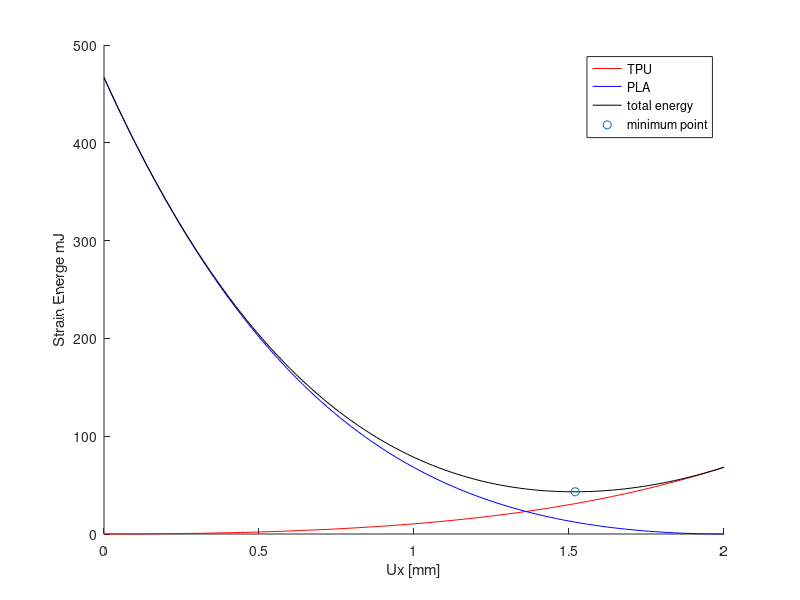
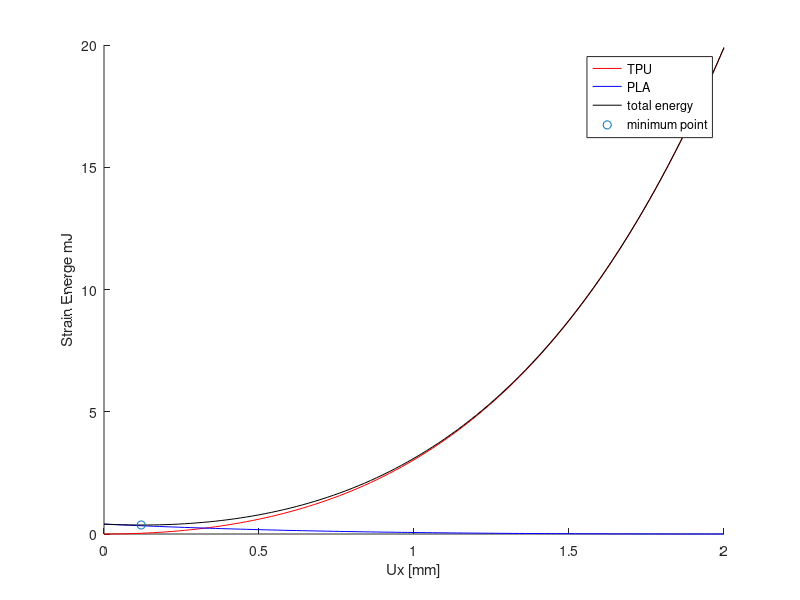
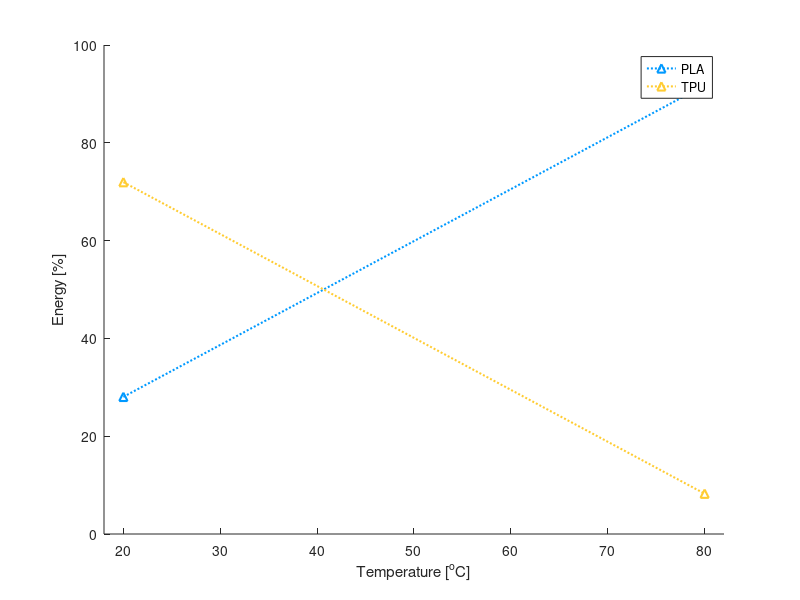
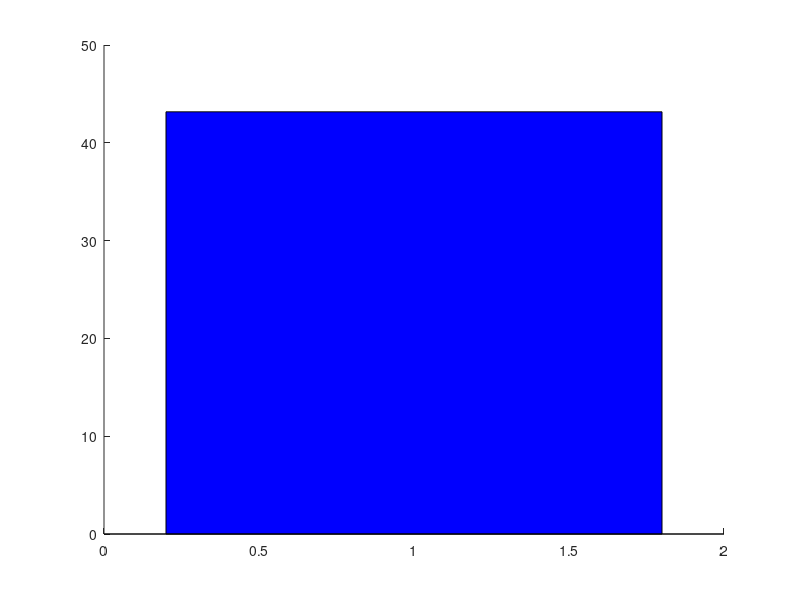

The MATLAB script that drew these images, in order:
clear
clc

SquareMode1TPU=[0,0;0.0200000000000000,0.00279988000000000;0.0400000000000000,0.0112693000000000;0.0600000000000000,0.0255165000000000;0.0800000000000000,0.0456544000000000;0.100000000000000,0.0718008000000000;0.120000000000000,0.104078000000000;0.140000000000000,0.142615000000000;0.160000000000000,0.187543000000000;0.180000000000000,0.238999000000000;0.200000000000000,0.297127000000000;0.220000000000000,0.362075000000000;0.240000000000000,0.433995000000000;0.260000000000000,0.513045000000000;0.280000000000000,0.599390000000000;0.300000000000000,0.693197000000000;0.320000000000000,0.794642000000000;0.340000000000000,0.903904000000000;0.360000000000000,1.02117000000000;0.380000000000000,1.14663000000000;0.400000000000000,1.28047000000000;0.420000000000000,1.42291000000000;0.440000000000000,1.57415000000000;0.460000000000000,1.73440000000000;0.480000000000000,1.90389000000000;0.500000000000000,2.08283000000000;0.520000000000000,2.27146000000000;0.540000000000000,2.47002000000000;0.560000000000000,2.67876000000000;0.580000000000000,2.89791000000000;0.600000000000000,3.12774000000000;0.620000000000000,3.36850000000000;0.640000000000000,3.62047000000000;0.660000000000000,3.88393000000000;0.680000000000000,4.15914000000000;0.700000000000000,4.44640000000000;0.720000000000000,4.74601000000000;0.740000000000000,5.05826000000000;0.760000000000000,5.38346000000000;0.780000000000000,5.72193000000000;0.800000000000000,6.07397000000000;0.820000000000000,6.43993000000000;0.840000000000000,6.82014000000000;0.860000000000000,7.21492000000000;0.880000000000000,7.62464000000000;0.900000000000000,8.04965000000000;0.920000000000000,8.49030000000000;0.940000000000000,8.94696000000000;0.960000000000000,9.42002000000000;0.980000000000000,9.90984000000000;1,10.4168000000000;1.02000000000000,10.9414000000000;1.04000000000000,11.4839000000000;1.06000000000000,12.0447000000000;1.08000000000000,12.6244000000000;1.10000000000000,13.2232000000000;1.12000000000000,13.8417000000000;1.14000000000000,14.4803000000000;1.16000000000000,15.1393000000000;1.18000000000000,15.8194000000000;1.20000000000000,16.5209000000000;1.22000000000000,17.2443000000000;1.24000000000000,17.9900000000000;1.26000000000000,18.7586000000000;1.28000000000000,19.5506000000000;1.30000000000000,20.3664000000000;1.32000000000000,21.2065000000000;1.34000000000000,22.0714000000000;1.36000000000000,22.9617000000000;1.38000000000000,23.8779000000000;1.40000000000000,24.8205000000000;1.42000000000000,25.7901000000000;1.44000000000000,26.7871000000000;1.46000000000000,27.8122000000000;1.48000000000000,28.8658000000000;1.50000000000000,29.9486000000000;1.52000000000000,31.0612000000000;1.54000000000000,32.2040000000000;1.56000000000000,33.3777000000000;1.58000000000000,34.5829000000000;1.60000000000000,35.8202000000000;1.62000000000000,37.0901000000000;1.64000000000000,38.3933000000000;1.66000000000000,39.7304000000000;1.68000000000000,41.1020000000000;1.70000000000000,42.5088000000000;1.72000000000000,43.9513000000000;1.74000000000000,45.4302000000000;1.76000000000000,46.9461000000000;1.78000000000000,48.4998000000000;1.80000000000000,50.0917000000000;1.82000000000000,51.7227000000000;1.84000000000000,53.3934000000000;1.86000000000000,55.1044000000000;1.88000000000000,56.8564000000000;1.90000000000000,58.6501000000000;1.92000000000000,60.4862000000000;1.94000000000000,62.3653000000000;1.96000000000000,64.2882000000000;1.98000000000000,66.2556000000000;2,68.2681000000000];
SquareMode1PLA=[0,0;0.0200000000000000,0.0183140000000000;0.0400000000000000,0.0734979000000000;0.0600000000000000,0.165962000000000;0.0800000000000000,0.296181000000000;0.100000000000000,0.464691000000000;0.120000000000000,0.672092000000000;0.140000000000000,0.919047000000000;0.160000000000000,1.20628000000000;0.180000000000000,1.53458000000000;0.200000000000000,1.90480000000000;0.220000000000000,2.31783000000000;0.240000000000000,2.77467000000000;0.260000000000000,3.27633000000000;0.280000000000000,3.82391000000000;0.300000000000000,4.41856000000000;0.320000000000000,5.06150000000000;0.340000000000000,5.75399000000000;0.360000000000000,6.49736000000000;0.380000000000000,7.29299000000000;0.400000000000000,8.14234000000000;0.420000000000000,9.04691000000000;0.440000000000000,10.0082000000000;0.460000000000000,11.0280000000000;0.480000000000000,12.1077000000000;0.500000000000000,13.2493000000000;0.520000000000000,14.4544000000000;0.540000000000000,15.7249000000000;0.560000000000000,17.0627000000000;0.580000000000000,18.4698000000000;0.600000000000000,19.9480000000000;0.620000000000000,21.4995000000000;0.640000000000000,23.1263000000000;0.660000000000000,24.8307000000000;0.680000000000000,26.6147000000000;0.700000000000000,28.4807000000000;0.720000000000000,30.4309000000000;0.740000000000000,32.4676000000000;0.760000000000000,34.5934000000000;0.780000000000000,36.8105000000000;0.800000000000000,39.1215000000000;0.820000000000000,41.5289000000000;0.840000000000000,44.0354000000000;0.860000000000000,46.6434000000000;0.880000000000000,49.3557000000000;0.900000000000000,52.1749000000000;0.920000000000000,55.1039000000000;0.940000000000000,58.1454000000000;0.960000000000000,61.3022000000000;0.980000000000000,64.5772000000000;1,67.9734000000000;1.02000000000000,71.4937000000000;1.04000000000000,75.1411000000000;1.06000000000000,78.9185000000000;1.08000000000000,82.8292000000000;1.10000000000000,86.8761000000000;1.12000000000000,91.0625000000000;1.14000000000000,95.3915000000000;1.16000000000000,99.8663000000000;1.18000000000000,104.490000000000;1.20000000000000,109.267000000000;1.22000000000000,114.199000000000;1.24000000000000,119.290000000000;1.26000000000000,124.543000000000;1.28000000000000,129.963000000000;1.30000000000000,135.551000000000;1.32000000000000,141.313000000000;1.34000000000000,147.251000000000;1.36000000000000,153.368000000000;1.38000000000000,159.670000000000;1.40000000000000,166.158000000000;1.42000000000000,172.837000000000;1.44000000000000,179.710000000000;1.46000000000000,186.781000000000;1.48000000000000,194.054000000000;1.50000000000000,201.533000000000;1.52000000000000,209.221000000000;1.54000000000000,217.122000000000;1.56000000000000,225.240000000000;1.58000000000000,233.579000000000;1.60000000000000,242.142000000000;1.62000000000000,250.934000000000;1.64000000000000,259.959000000000;1.66000000000000,269.219000000000;1.68000000000000,278.721000000000;1.70000000000000,288.467000000000;1.72000000000000,298.461000000000;1.74000000000000,308.707000000000;1.76000000000000,319.211000000000;1.78000000000000,329.974000000000;1.80000000000000,341.003000000000;1.82000000000000,352.300000000000;1.84000000000000,363.871000000000;1.86000000000000,375.718000000000;1.88000000000000,387.847000000000;1.90000000000000,400.261000000000;1.92000000000000,412.965000000000;1.94000000000000,425.964000000000;1.96000000000000,439.260000000000;1.98000000000000,452.859000000000;2,466.765000000000];



SquareMode1PLA(:,1)=2-abs(SquareMode1PLA(:,1));
figure(1)
hold on
plot(SquareMode1TPU(:,1),SquareMode1TPU(:,2),'r')
plot(SquareMode1PLA(:,1),SquareMode1PLA(:,2),'b')
plot(SquareMode1TPU(:,1),SquareMode1TPU(:,2)'+fliplr(SquareMode1PLA(:,2)'),'k')
a=SquareMode1TPU(:,1);
b=SquareMode1TPU(:,2)'+fliplr(SquareMode1PLA(:,2)');
plot(a(b==min(b)),min(b),'o')
a(b==min(b))
2-a(b==min(b))
xlabel('Ux [mm]')
ylabel('Strain Energe mJ')
legend('TPU','PLA','total energy','minimum point')
c=fliplr(SquareMode1PLA(:,2)');
d=SquareMode1TPU(:,2);
E_pla_20=c(b==min(b));
E_tpu_20=d(b==min(b));
E_pla_20_per=E_pla_20/(E_pla_20+E_tpu_20);
E_tpu_20_per=E_tpu_20/(E_pla_20+E_tpu_20);


SquareMode1TPU=[0,0;0.0200000000000000,0.000815963000000000;0.0400000000000000,0.00328419000000000;0.0600000000000000,0.00743620000000000;0.0800000000000000,0.0133049000000000;0.100000000000000,0.0209247000000000;0.120000000000000,0.0303313000000000;0.140000000000000,0.0415619000000000;0.160000000000000,0.0546550000000000;0.180000000000000,0.0696509000000000;0.200000000000000,0.0865910000000000;0.220000000000000,0.105518000000000;0.240000000000000,0.126478000000000;0.260000000000000,0.149515000000000;0.280000000000000,0.174679000000000;0.300000000000000,0.202017000000000;0.320000000000000,0.231580000000000;0.340000000000000,0.263422000000000;0.360000000000000,0.297596000000000;0.380000000000000,0.334158000000000;0.400000000000000,0.373165000000000;0.420000000000000,0.414675000000000;0.440000000000000,0.458750000000000;0.460000000000000,0.505452000000000;0.480000000000000,0.554845000000000;0.500000000000000,0.606994000000000;0.520000000000000,0.661967000000000;0.540000000000000,0.719833000000000;0.560000000000000,0.780663000000000;0.580000000000000,0.844530000000000;0.600000000000000,0.911508000000000;0.620000000000000,0.981673000000000;0.640000000000000,1.05510000000000;0.660000000000000,1.13188000000000;0.680000000000000,1.21209000000000;0.700000000000000,1.29580000000000;0.720000000000000,1.38312000000000;0.740000000000000,1.47412000000000;0.760000000000000,1.56889000000000;0.780000000000000,1.66753000000000;0.800000000000000,1.77012000000000;0.820000000000000,1.87677000000000;0.840000000000000,1.98757000000000;0.860000000000000,2.10263000000000;0.880000000000000,2.22203000000000;0.900000000000000,2.34589000000000;0.920000000000000,2.47431000000000;0.940000000000000,2.60739000000000;0.960000000000000,2.74525000000000;0.980000000000000,2.88800000000000;1,3.03575000000000;1.02000000000000,3.18861000000000;1.04000000000000,3.34671000000000;1.06000000000000,3.51016000000000;1.08000000000000,3.67908000000000;1.10000000000000,3.85360000000000;1.12000000000000,4.03385000000000;1.14000000000000,4.21994000000000;1.16000000000000,4.41202000000000;1.18000000000000,4.61021000000000;1.20000000000000,4.81464000000000;1.22000000000000,5.02545000000000;1.24000000000000,5.24278000000000;1.26000000000000,5.46678000000000;1.28000000000000,5.69757000000000;1.30000000000000,5.93531000000000;1.32000000000000,6.18014000000000;1.34000000000000,6.43221000000000;1.36000000000000,6.69167000000000;1.38000000000000,6.95868000000000;1.40000000000000,7.23338000000000;1.42000000000000,7.51593000000000;1.44000000000000,7.80649000000000;1.46000000000000,8.10522000000000;1.48000000000000,8.41229000000000;1.50000000000000,8.72785000000000;1.52000000000000,9.05207000000000;1.54000000000000,9.38513000000000;1.56000000000000,9.72718000000000;1.58000000000000,10.0784000000000;1.60000000000000,10.4390000000000;1.62000000000000,10.8091000000000;1.64000000000000,11.1889000000000;1.66000000000000,11.5785000000000;1.68000000000000,11.9783000000000;1.70000000000000,12.3882000000000;1.72000000000000,12.8086000000000;1.74000000000000,13.2396000000000;1.76000000000000,13.6814000000000;1.78000000000000,14.1342000000000;1.80000000000000,14.5981000000000;1.82000000000000,15.0734000000000;1.84000000000000,15.5603000000000;1.86000000000000,16.0589000000000;1.88000000000000,16.5695000000000;1.90000000000000,17.0922000000000;1.92000000000000,17.6273000000000;1.94000000000000,18.1750000000000;1.96000000000000,18.7353000000000;1.98000000000000,19.3087000000000;2,19.8952000000000];
SquareMode1PLA=[0,0;0.0200000000000000,2.66165000000000e-05;0.0400000000000000,9.51430000000000e-05;0.0600000000000000,0.000200754000000000;0.0800000000000000,0.000342536000000000;0.100000000000000,0.000520591000000000;0.120000000000000,0.000735174000000000;0.140000000000000,0.000986537000000000;0.160000000000000,0.00127494000000000;0.180000000000000,0.00160070000000000;0.200000000000000,0.00196420000000000;0.220000000000000,0.00236591000000000;0.240000000000000,0.00280641000000000;0.260000000000000,0.00328634000000000;0.280000000000000,0.00380648000000000;0.300000000000000,0.00436766000000000;0.320000000000000,0.00497081000000000;0.340000000000000,0.00561693000000000;0.360000000000000,0.00630711000000000;0.380000000000000,0.00704248000000000;0.400000000000000,0.00782428000000000;0.420000000000000,0.00865377000000000;0.440000000000000,0.00953231000000000;0.460000000000000,0.0104613000000000;0.480000000000000,0.0114422000000000;0.500000000000000,0.0124764000000000;0.520000000000000,0.0135657000000000;0.540000000000000,0.0147115000000000;0.560000000000000,0.0159155000000000;0.580000000000000,0.0171795000000000;0.600000000000000,0.0185051000000000;0.620000000000000,0.0198942000000000;0.640000000000000,0.0213487000000000;0.660000000000000,0.0228703000000000;0.680000000000000,0.0244609000000000;0.700000000000000,0.0261227000000000;0.720000000000000,0.0278575000000000;0.740000000000000,0.0296673000000000;0.760000000000000,0.0315543000000000;0.780000000000000,0.0335206000000000;0.800000000000000,0.0355682000000000;0.820000000000000,0.0376994000000000;0.840000000000000,0.0399164000000000;0.860000000000000,0.0422214000000000;0.880000000000000,0.0446166000000000;0.900000000000000,0.0471045000000000;0.920000000000000,0.0496873000000000;0.940000000000000,0.0523674000000000;0.960000000000000,0.0551472000000000;0.980000000000000,0.0580291000000000;1,0.0610156000000000;1.02000000000000,0.0641092000000000;1.04000000000000,0.0673124000000000;1.06000000000000,0.0706277000000000;1.08000000000000,0.0740577000000000;1.10000000000000,0.0776050000000000;1.12000000000000,0.0812723000000000;1.14000000000000,0.0850621000000000;1.16000000000000,0.0889772000000000;1.18000000000000,0.0930202000000000;1.20000000000000,0.0971939000000000;1.22000000000000,0.101501000000000;1.24000000000000,0.105944000000000;1.26000000000000,0.110527000000000;1.28000000000000,0.115251000000000;1.30000000000000,0.120119000000000;1.32000000000000,0.125136000000000;1.34000000000000,0.130302000000000;1.36000000000000,0.135622000000000;1.38000000000000,0.141098000000000;1.40000000000000,0.146733000000000;1.42000000000000,0.152530000000000;1.44000000000000,0.158493000000000;1.46000000000000,0.164623000000000;1.48000000000000,0.170924000000000;1.50000000000000,0.177400000000000;1.52000000000000,0.184053000000000;1.54000000000000,0.190885000000000;1.56000000000000,0.197902000000000;1.58000000000000,0.205104000000000;1.60000000000000,0.212496000000000;1.62000000000000,0.220081000000000;1.64000000000000,0.227861000000000;1.66000000000000,0.235840000000000;1.68000000000000,0.244022000000000;1.70000000000000,0.252408000000000;1.72000000000000,0.261003000000000;1.74000000000000,0.269810000000000;1.76000000000000,0.278832000000000;1.78000000000000,0.288071000000000;1.80000000000000,0.297532000000000;1.82000000000000,0.307218000000000;1.84000000000000,0.317132000000000;1.86000000000000,0.327276000000000;1.88000000000000,0.337655000000000;1.90000000000000,0.348272000000000;1.92000000000000,0.359130000000000;1.94000000000000,0.370232000000000;1.96000000000000,0.381582000000000;1.98000000000000,0.393183000000000;2,0.405038000000000];

SquareMode1PLA(:,1)=2-abs(SquareMode1PLA(:,1));
figure(2)
hold on
plot(SquareMode1TPU(:,1),SquareMode1TPU(:,2),'r')
plot(SquareMode1PLA(:,1),SquareMode1PLA(:,2),'b')
plot(SquareMode1TPU(:,1),SquareMode1TPU(:,2)'+fliplr(SquareMode1PLA(:,2)'),'k')
a=SquareMode1TPU(:,1);
b=SquareMode1TPU(:,2)'+fliplr(SquareMode1PLA(:,2)');
plot(a(b==min(b)),min(b),'o')
a(b==min(b))
2-a(b==min(b))
xlabel('Ux [mm]')
ylabel('Strain Energe mJ')
legend('TPU','PLA','total energy','minimum point')
c=fliplr(SquareMode1PLA(:,2)');
d=SquareMode1TPU(:,2);
E_pla_80=c(b==min(b));
E_tpu_80=d(b==min(b));
E_pla_80_per=E_pla_80/(E_pla_80+E_tpu_80);
E_tpu_80_per=E_tpu_80/(E_pla_80+E_tpu_80);

figure(3)
hold on
axis([18 82 0 100])
plot([20,80],[E_pla_20_per,E_pla_80_per]*100,'^:','Color',[0 0.600000023841858 1],'LineWidth',1.5)
plot([20,80],[E_tpu_20_per,E_tpu_80_per]*100,'^:','Color',[1 0.800000011920929 0.200000002980232],'LineWidth',1.5)
xlabel('Temperature [^oC]')
ylabel('Energy [%]')
legend('PLA','TPU')

figure(4)
hold on
bar(1,E_pla_20+E_tpu_20,'b')
